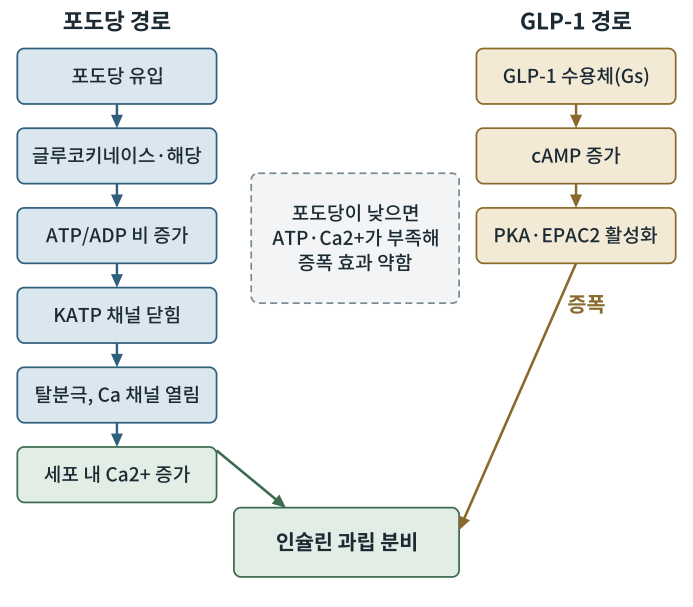
#> input picture obese2/figures/out/그림7-1.png, 2079 x 1819 px (shown at 1/3 size)
$ python fig7-1.py
#> lines starting #> are read from the running program, lines starting #| are printed output that depends on the picture
### obese2/figures/scripts/figlib.py
# -*- coding: utf-8 -*-
"""생물·의학 대중서 그림 생성 라이브러리 (좌표 명시 SVG) — biofig_kit (원본: 「인삼과 암치유」 2026-09)

좌표계: viewBox 폭 800, 출력 폭 120mm  →  1단위 = 0.15mm = 0.425pt
  · 글자 최소 22단위(≈9.4pt).  book1.md 기준(700폭에서 18 = 8.2pt)보다 엄격하다.
  · 제목 26 이상, 수치 강조 28 이상 권장.
모든 글자의 예상 경계상자를 기록해 두었다가 save() 때
  ① 글자↔글자 겹침  ② 캔버스 밖 넘침  ③ 상자 넘침(tbox)  ④ 글자 위에 나중에 그린 불투명 도형
을 검사해 WARN에 쌓는다.  report()가 0건이어야 완성이다.

색 규칙(책 전체 통일, 흑백 인쇄에서도 명도 차로 구분):
  정상세포·일반구조 = BLUE 계열,  암세포 = WARM 계열,  면역세포 = GREEN 계열,
  인삼·진세노사이드 = GOLD 계열,  보조선·주석 = GRAY
"""
import os, math

UNIT_PT = 120.0 / 800 * 72 / 25.4
MIN_FS = 22
FONT = "'Noto Sans CJK KR',sans-serif"

INK    = '#1b2a33'
BLUE   = '#2f5f7a'; LBLUE = '#dbe7ee'; FILL = '#eef3f6'
GRAY   = '#7a8a92'; LGRAY = '#f2f4f5'; MGRAY = '#c9d1d5'
WARM   = '#9c4f2e'; LWARM = '#f3e3da'; MWARM = '#d9a48a'
GREEN  = '#3b6a4f'; LGREEN = '#e1ede5'; MGREEN = '#9cc0a9'
GOLD   = '#8a6a2c'; LGOLD = '#f3ead6'; MGOLD = '#d6bd84'
WHITE  = '#ffffff'

WARN = []


def _w(s, fs):
    """문자열 렌더링 폭 추정(단위). 한글·한자=1.0em, 영문·숫자=0.58em, 좁은 기호=0.32em"""
#> called with s = '포도당 경로', fs = 26
    t = 0.0
    for c in s:
        o = ord(c)
        if o > 0x1100 and not (0x2000 <= o <= 0x206f):
            t += 1.0
        elif c == ' ':
            t += 0.32
        elif c in 'ilj.,·|()[]:;\'"!':
            t += 0.32
        elif c in 'mwMW':
            t += 0.85
        else:
            t += 0.58
    return t * fs


def _ov(a, b):
    ix = min(a[2], b[2]) - max(a[0], b[0])
    iy = min(a[3], b[3]) - max(a[1], b[1])
    if ix <= 0 or iy <= 0:
        return 0.0
    sa = (a[2] - a[0]) * (a[3] - a[1]); sb = (b[2] - b[0]) * (b[3] - b[1])
    return ix * iy / max(1e-6, min(sa, sb))


class Fig:
    def __init__(self, name, h, w=800):
        self.name, self.w, self.h = name, w, h
        self.parts = []
        self.texts = []      # (box, s, order)
        self.shapes = []     # (box, order)  불투명 도형
        self.order = 0
        self.minfs = 999

    def _add(self, svg, box=None, opaque=False):
        self.parts.append(svg)
        if box and opaque:
            self.shapes.append((box, self.order))
        self.order += 1

    # ── 기본 도형 ──────────────────────────────────────────────
    def rect(self, x, y, w, h, fill=FILL, stroke=BLUE, sw=2, rx=8, dash=None, opacity=1):
        d = f' stroke-dasharray="{dash}"' if dash else ''
        op = f' opacity="{opacity}"' if opacity != 1 else ''
        self._add(f'<rect x="{x}" y="{y}" width="{w}" height="{h}" rx="{rx}" fill="{fill}" '
                  f'stroke="{stroke}" stroke-width="{sw}"{d}{op}/>',
                  (x, y, x + w, y + h), fill not in ('none', '') and opacity >= .5)

    # [10 lines left out: functions circle, ellipse, not called in this run]

    def line(self, x1, y1, x2, y2, stroke=GRAY, sw=2, dash=None):
        d = f' stroke-dasharray="{dash}"' if dash else ''
        self._add(f'<line x1="{x1}" y1="{y1}" x2="{x2}" y2="{y2}" stroke="{stroke}" stroke-width="{sw}"{d}/>')

    # [10 lines left out: functions path, poly, not called in this run]

    def raw(self, svg):
        """직접 작성한 SVG 조각(겹침 검사 대상 아님 — 글자는 반드시 text()로 넣을 것)"""
        self._add(svg)

    def text(self, x, y, s, fs=24, weight=400, anchor='middle', color=INK, italic=False, check=True):
        if fs < MIN_FS:
            WARN.append(f'{self.name}: 글자 크기 {fs} < {MIN_FS} «{s[:20]}»')
            fs = MIN_FS
        self.minfs = min(self.minfs, fs)
        it = ' font-style="italic"' if italic else ''
        esc = s.replace('&', '&amp;').replace('<', '&lt;').replace('>', '&gt;')
        w = _w(s, fs)
        x0 = x - w / 2 if anchor == 'middle' else (x - w if anchor == 'end' else x)
        box = (x0, y - fs * 0.80, x0 + w, y + fs * 0.18)
        if check:
            self.texts.append((box, s, self.order))
        self._add(f'<text x="{x}" y="{y}" font-family="{FONT}" font-size="{fs}" font-weight="{weight}" '
                  f'text-anchor="{anchor}" fill="{color}"{it}>{esc}</text>')
        return box

    # [5 lines left out: function lines, not called in this run]

    def arrow(self, x1, y1, x2, y2, stroke=BLUE, sw=2.5, dash=None, head=10):
        ang = math.atan2(y2 - y1, x2 - x1)
        bx, by = x2 - head * math.cos(ang), y2 - head * math.sin(ang)
        self.line(x1, y1, bx, by, stroke, sw, dash)
        p2 = (x2 - head * 1.7 * math.cos(ang - 0.42), y2 - head * 1.7 * math.sin(ang - 0.42))
        p3 = (x2 - head * 1.7 * math.cos(ang + 0.42), y2 - head * 1.7 * math.sin(ang + 0.42))
        pts = ' '.join(f'{px:.1f},{py:.1f}' for px, py in ((x2, y2), p2, p3))
        self._add(f'<polygon points="{pts}" fill="{stroke}"/>')

    # [18 lines left out: functions carrow, inhibit, not called in this run]

    # ── 조합 도형 ──────────────────────────────────────────────
    def tbox(self, x, y, w, h, lines, fs=24, fill=FILL, stroke=BLUE, sw=2, rx=8,
             color=INK, weight=400, lead=1.3, dash=None, first_bold=False):
        """글자가 든 상자. 폭·높이 초과를 경고한다(글자 폭을 먼저 계산하고 상자를 정할 것)."""
        self.rect(x, y, w, h, fill, stroke, sw, rx, dash)
        n = len(lines)
        total = (n - 1) * fs * lead
        y0 = y + h / 2 - total / 2 + fs * 0.35
        for i, ln in enumerate(lines):
            wgt = 700 if (first_bold and i == 0) else weight
            if _w(ln, fs) > w - 12:
                WARN.append(f'{self.name}: 상자 폭 넘침 «{ln}» {_w(ln, fs):.0f} > {w - 12}')
            self.text(x + w / 2, y0 + i * fs * lead, ln, fs, wgt, 'middle', color)
        if total + fs > h - 8:
            WARN.append(f'{self.name}: 상자 높이 넘침 «{lines[0]}» {total + fs:.0f} > {h - 8}')

    # [33 lines left out: functions callout, badge, hbar, axis_label, not called in this run]

    # ── 저장 ──────────────────────────────────────────────────
    def _check(self):
        T = self.texts
        for i in range(len(T)):
            for j in range(i + 1, len(T)):
                r = _ov(T[i][0], T[j][0])
                if r > 0.06:
                    WARN.append(f'{self.name}: 글자 겹침 {r:.0%} «{T[i][1][:16]}» ↔ «{T[j][1][:16]}»')
        for box, s, o in T:
            if box[0] < 2 or box[2] > self.w - 2 or box[1] < 2 or box[3] > self.h - 2:
                WARN.append(f'{self.name}: 캔버스 넘침 «{s[:20]}» x{box[0]:.0f}~{box[2]:.0f} y{box[1]:.0f}~{box[3]:.0f}')
            for sb, so in self.shapes:
                if so > o and _ov(box, sb) > 0.25:
                    WARN.append(f'{self.name}: 글자가 나중 도형에 가려짐 «{s[:20]}»')

    def save(self, outdir):
        self._check()
        mm_h = self.h / self.w * 120
        svg = (f'<svg xmlns="http://www.w3.org/2000/svg" viewBox="0 0 {self.w} {self.h}" '
               f'width="120mm" height="{mm_h:.1f}mm">'
               f'<rect x="0" y="0" width="{self.w}" height="{self.h}" fill="#ffffff"/>'
               + ''.join(self.parts) + '</svg>')
        os.makedirs(outdir, exist_ok=True)
        open(os.path.join(outdir, self.name), 'w', encoding='utf-8').write(svg)
        return self.name, self.minfs * UNIT_PT


# [18 lines left out: functions point_in_poly, contain, not called in this run]


def report(prefix=''):
    W = [w for w in WARN if w.startswith(prefix)] if prefix else WARN
    if W:
        print(f'⚠ 경고 {len(W)}건:')
        for w in W:
            print('  ', w)
    else:
        print('✓ 겹침·넘침·글자크기 경고 0건')
    return len(W)

### obese2/figures/scripts/fig7-1.py
# -*- coding: utf-8 -*-
import os, sys
sys.path.insert(0, os.path.dirname(os.path.abspath(__file__)))
import figlib as F
from figlib import Fig, INK, BLUE, LBLUE, GRAY, WARM, LWARM, GREEN, LGREEN, GOLD, LGOLD, LGRAY
here = os.path.dirname(os.path.abspath(__file__)); OUT = os.path.join(here, "..", "svg")
f = Fig('fig7-1.svg', 700)
f.text(135, 34, '포도당 경로', 26, 700); f.text(665, 34, 'GLP-1 경로', 26, 700)
L = ['포도당 유입', '글루코키네이스·해당', 'ATP/ADP 비 증가', 'KATP 채널 닫힘', '탈분극, Ca 채널 열림', '세포 내 Ca2+ 증가']
y = 56
for i, t in enumerate(L):
    f.tbox(20, y, 230, 64, [t], 22, LBLUE if i < 5 else LGREEN, BLUE if i < 5 else GREEN)
    if i: f.arrow(135, y - 28, 135, y, BLUE, 2.8)
    y += 92
R = ['GLP-1 수용체(Gs)', 'cAMP 증가', 'PKA·EPAC2 활성화']
y = 56
for i, t in enumerate(R):
    f.tbox(550, y, 230, 64, [t], 22, LGOLD, GOLD)
    if i: f.arrow(665, y - 28, 665, y, GOLD, 2.8)
    y += 92
f.tbox(270, 586, 260, 80, ['인슐린 과립 분비'], 24, LGREEN, GREEN, first_bold=True)
f.arrow(250, 520, 330, 586, GREEN, 3)
f.arrow(665, 304, 530, 612, GOLD, 3)
f.text(655, 360, '증폭', 24, 700, 'start', GOLD)
f.tbox(290, 200, 240, 150, ['포도당이 낮으면', 'ATP·Ca2+가 부족해', '증폭 효과 약함'], 22, LGRAY, GRAY, dash='8 5')
print(f.save(OUT)); F.report()
import cairosvg
from PIL import Image
o = os.path.join(here, '..', 'out')
cairosvg.svg2png(url=os.path.join(OUT, 'fig7-1.svg'), write_to=os.path.join(o, '그림7-1.png'), output_width=2079, background_color='white')
#> (this line was passed over: cairosvg is not available in this run)
Image.open(os.path.join(o, '그림7-1.png')).convert('L').save(os.path.join(o, '그림7-1-흑백.png'))
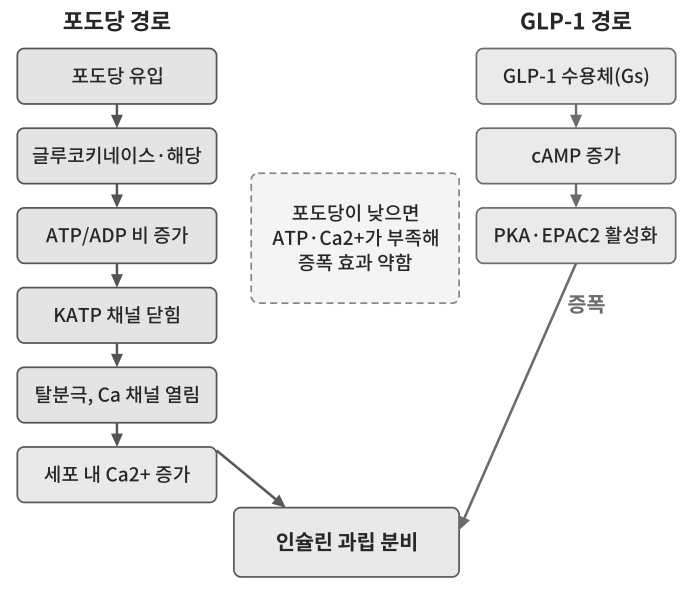
#> saved as 그림7-1-흑백.png: PIL image 2079x1819 L (shown at 1/3 size); min 39, max 255, mean 238.4

$ run again, with obese2/figures/out/그림1-1.png copied over obese2/figures/out/그림7-1.png
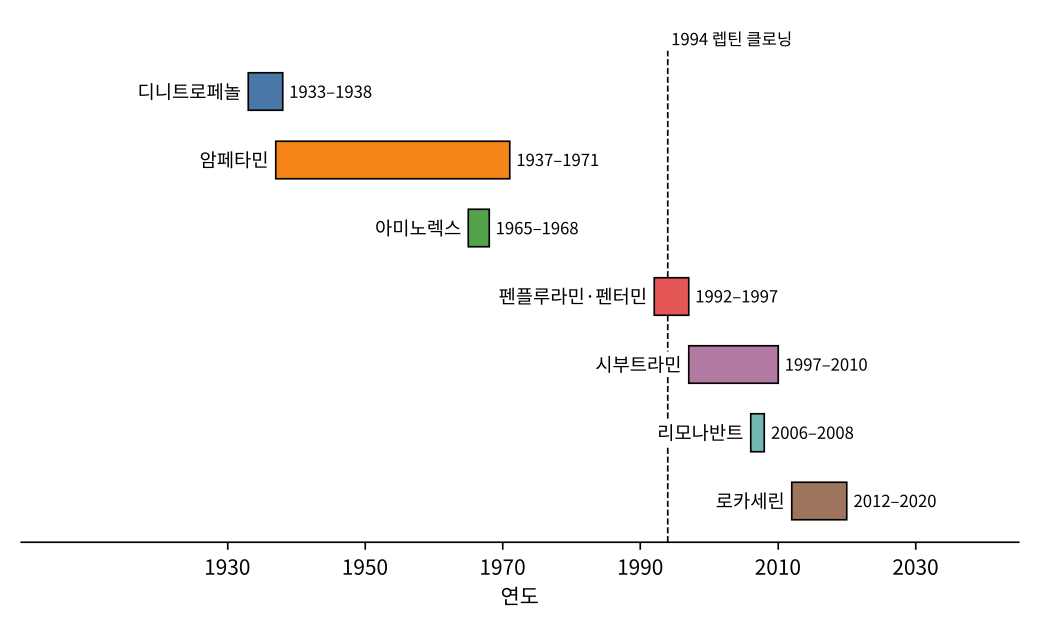
#> input picture obese2/figures/out/그림1-1.png, 2079 x 1260 px (shown at 1/2 size)
#> `Image.open(os.path.join(o, '그림7-1.png')).convert('L').save(os.path.joi..`:
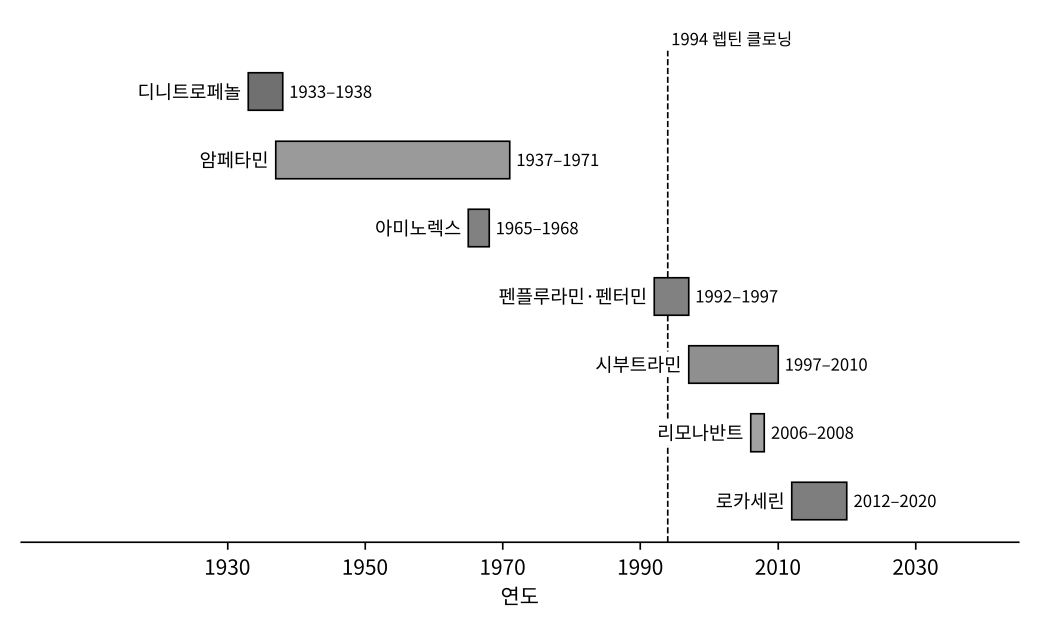
#> saved as 그림7-1-흑백.png: PIL image 2079x1260 L (shown at 1/2 size); min 0, max 255, mean 247.7

$ run again, with obese2/figures/out/그림10-1.png copied over obese2/figures/out/그림7-1.png
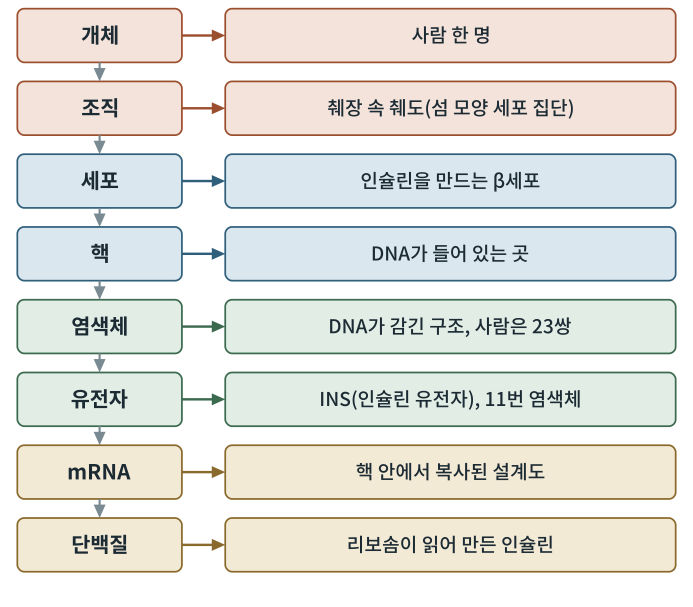
#> input picture obese2/figures/out/그림10-1.png, 2079 x 1819 px (shown at 1/3 size)
#> `Image.open(os.path.join(o, '그림7-1.png')).convert('L').save(os.path.joi..`:
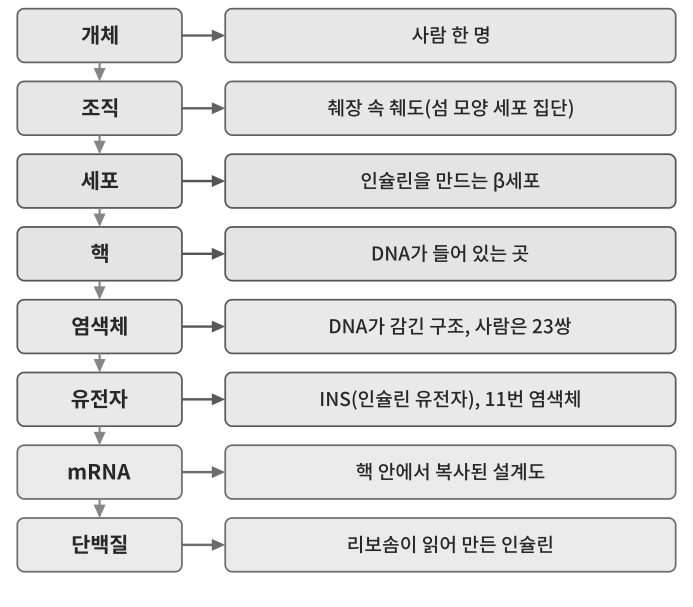
#> saved as 그림7-1-흑백.png: PIL image 2079x1819 L (shown at 1/3 size); min 39, max 255, mean 227.6
